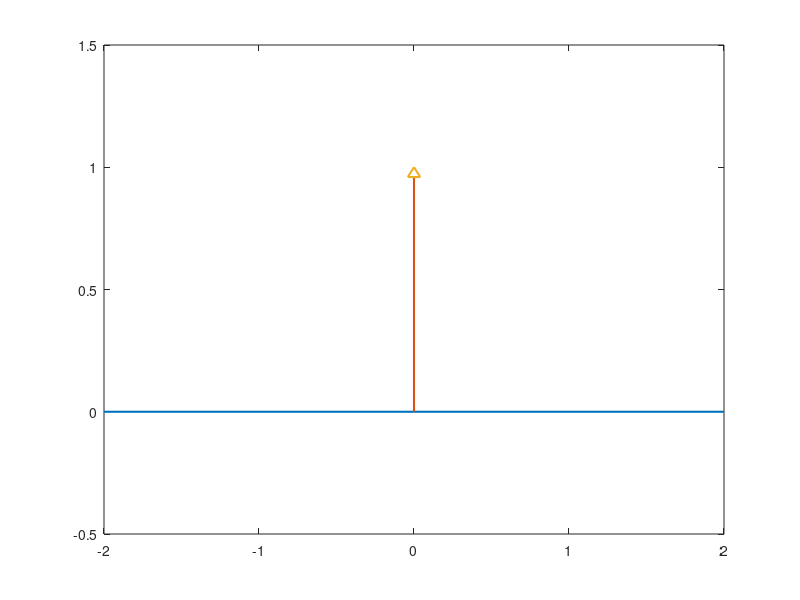

This chart was generated by the following MATLAB code: (Note: this script raises an error after producing the figure.)
function fig1_11

% FIGURE 1.11: Unit impluse and unit step

clc
clear
fprintf ('Figure 1.11: Unit impulse and unit step\n\n')
c = 2;
h = 0.04;

% Sketch impulse

figure
plot ([-c c],[0 0],'LineWidth',1.5)
axis ([-2 2 -0.5 1.5])
hold on
plot ([0 0],[0 1-h],'LineWidth',1.5)
plot ([-h h 0 -h],[1-h 1-h 1 1-h],'LineWidth',1.5)
axis ([-2 2 -0.5 1.5])
f_labels ('Elementary signals','{\itt }(sec)','{\itx_a(t)}')

% Sketch step

plot([0 c],[1 1],'g--','LineWidth',1.5)
text (1.,1.1,'{\itu_a(t)}')
text (-0.3,0.5,'{\it\delta_a(t)}')
f_wait
